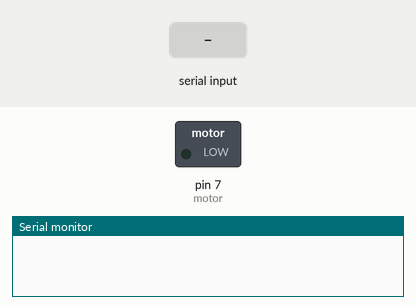
Recording of a sketch running on a simulated Arduino Uno, built with avr-gcc and run on an emulated ATmega328P. On the bench: switched loads named in the sketch (green lamp = pin HIGH), the last lines printed to the serial monitor. The test bench sets the inputs (shaded band).

Above: at 1.2 s.
1.3 s: "1" received over Serial
At 2.4 s:
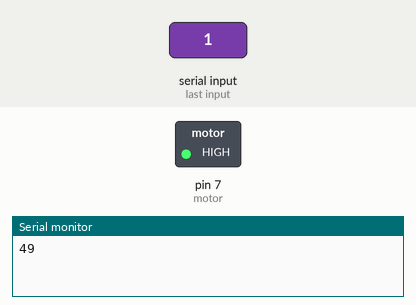
2.8 s: "0" received over Serial
At 3.6 s:
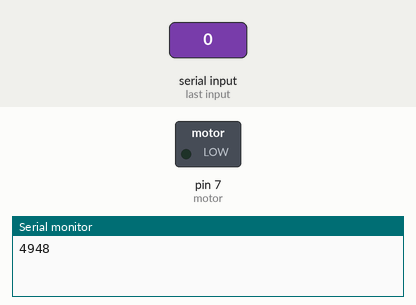
Timing chart, 0 to 5.8 s (numbered marks = the images above; inputs shaded):
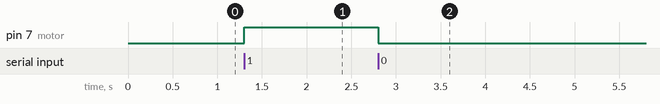

The sketch:

Control_Faja.ino
```cpp
int motor = 7;

void setup() {
  Serial.begin(9600);
  pinMode(motor,OUTPUT);
  digitalWrite(motor,LOW);
}

int py;
int Motor = 0,vMotor= 0;

void loop() {
  if (Serial.available()){
     Motor = Serial.read();
     Serial.print(Motor);
     if (Motor=='0'){
        digitalWrite(motor,LOW);
      }
      else if (Motor=='1'){
        digitalWrite(motor,HIGH);
        }
       else{
        Motor=0;
        }
      }
     }
```

Measured:
- after the input at 1.3 s, pin 7 (motor): LOW → HIGH at once
- after the input at 2.8 s, pin 7 (motor): HIGH → LOW at once
